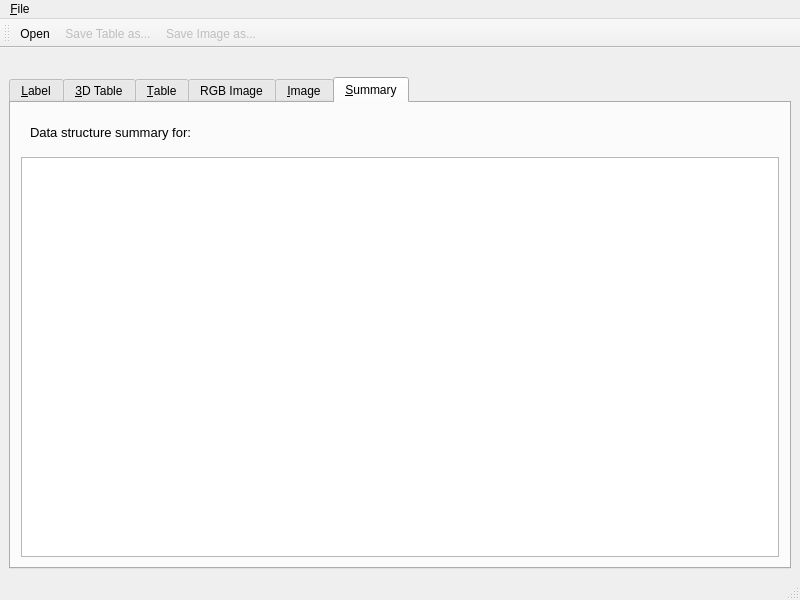
<?xml version="1.0" encoding="UTF-8"?>
<ui version="4.0">
 <class>MainWindow</class>
 <widget class="QMainWindow" name="MainWindow">
  <property name="geometry">
   <rect>
    <x>0</x>
    <y>0</y>
    <width>800</width>
    <height>600</height>
   </rect>
  </property>
  <property name="font">
   <font>
    <italic>false</italic>
   </font>
  </property>
  <property name="windowTitle">
   <string>PDS View</string>
  </property>
  <widget class="QWidget" name="centralwidget">
   <layout class="QGridLayout" name="gridLayout">
    <item row="0" column="0">
     <widget class="QLabel" name="current_obj_name">
      <property name="font">
       <font>
        <italic>true</italic>
       </font>
      </property>
      <property name="text">
       <string>&lt;obj_name&gt;</string>
      </property>
      <property name="alignment">
       <set>Qt::AlignCenter</set>
      </property>
     </widget>
    </item>
    <item row="1" column="0">
     <widget class="QTabWidget" name="tab_display">
      <property name="enabled">
       <bool>true</bool>
      </property>
      <property name="focusPolicy">
       <enum>Qt::NoFocus</enum>
      </property>
      <property name="tabPosition">
       <enum>QTabWidget::North</enum>
      </property>
      <property name="currentIndex">
       <number>5</number>
      </property>
      <widget class="QWidget" name="label_tab">
       <property name="focusPolicy">
        <enum>Qt::TabFocus</enum>
       </property>
       <attribute name="title">
        <string>&amp;Label</string>
       </attribute>
       <layout class="QGridLayout" name="grid_layout_label">
        <item row="1" column="0">
         <widget class="QTreeView" name="treeView"/>
        </item>
       </layout>
      </widget>
      <widget class="QWidget" name="three_d_table_tab">
       <property name="enabled">
        <bool>true</bool>
       </property>
       <attribute name="title">
        <string>&amp;3D Table</string>
       </attribute>
       <layout class="QGridLayout" name="gridLayout_4"/>
      </widget>
      <widget class="QWidget" name="table_tab">
       <property name="focusPolicy">
        <enum>Qt::TabFocus</enum>
       </property>
       <attribute name="title">
        <string>&amp;Table</string>
       </attribute>
       <layout class="QGridLayout" name="grid_layout_table">
        <property name="leftMargin">
         <number>10</number>
        </property>
        <property name="topMargin">
         <number>10</number>
        </property>
        <property name="rightMargin">
         <number>10</number>
        </property>
        <property name="bottomMargin">
         <number>10</number>
        </property>
        <item row="0" column="0">
         <widget class="QTableView" name="data_table_view">
          <property name="font">
           <font>
            <pointsize>10</pointsize>
            <italic>false</italic>
           </font>
          </property>
         </widget>
        </item>
       </layout>
      </widget>
      <widget class="QWidget" name="rgb_image_tab">
       <attribute name="title">
        <string>RGB Image</string>
       </attribute>
      </widget>
      <widget class="QWidget" name="image_tab">
       <attribute name="title">
        <string>&amp;Image</string>
       </attribute>
       <layout class="QGridLayout" name="image_grid_layout"/>
      </widget>
      <widget class="QWidget" name="summary_tab">
       <attribute name="title">
        <string>&amp;Summary</string>
       </attribute>
       <layout class="QGridLayout" name="grid_layout_summary">
        <property name="leftMargin">
         <number>10</number>
        </property>
        <property name="topMargin">
         <number>10</number>
        </property>
        <property name="rightMargin">
         <number>10</number>
        </property>
        <property name="bottomMargin">
         <number>10</number>
        </property>
        <item row="0" column="0">
         <widget class="QFrame" name="frame">
          <property name="font">
           <font>
            <pointsize>10</pointsize>
            <italic>false</italic>
           </font>
          </property>
          <property name="frameShape">
           <enum>QFrame::NoFrame</enum>
          </property>
          <layout class="QGridLayout" name="gridLayout_5">
           <item row="0" column="0">
            <widget class="QLabel" name="summary_static">
             <property name="text">
              <string>Data structure summary for: </string>
             </property>
             <property name="wordWrap">
              <bool>false</bool>
             </property>
            </widget>
           </item>
           <item row="0" column="1">
            <widget class="QLabel" name="current_summary_fpath">
             <property name="text">
              <string>&lt;file path&gt;</string>
             </property>
            </widget>
           </item>
           <item row="0" column="2">
            <spacer name="horizontalSpacer">
             <property name="orientation">
              <enum>Qt::Horizontal</enum>
             </property>
             <property name="sizeHint" stdset="0">
              <size>
               <width>40</width>
               <height>20</height>
              </size>
             </property>
            </spacer>
           </item>
          </layout>
         </widget>
        </item>
        <item row="1" column="0">
         <widget class="QTableView" name="summary_table_view"/>
        </item>
       </layout>
      </widget>
     </widget>
    </item>
   </layout>
  </widget>
  <widget class="QStatusBar" name="statusbar"/>
  <widget class="QMenuBar" name="menubar">
   <property name="geometry">
    <rect>
     <x>0</x>
     <y>0</y>
     <width>800</width>
     <height>35</height>
    </rect>
   </property>
   <widget class="QMenu" name="menu_File">
    <property name="title">
     <string>&amp;File</string>
    </property>
    <addaction name="action_open"/>
    <addaction name="separator"/>
    <addaction name="action_save_table_as"/>
    <addaction name="action_save_image_as"/>
    <addaction name="separator"/>
    <addaction name="action_quit"/>
   </widget>
   <addaction name="menu_File"/>
  </widget>
  <widget class="QToolBar" name="toolBar">
   <property name="windowTitle">
    <string>toolBar</string>
   </property>
   <attribute name="toolBarArea">
    <enum>TopToolBarArea</enum>
   </attribute>
   <attribute name="toolBarBreak">
    <bool>false</bool>
   </attribute>
   <addaction name="action_open"/>
   <addaction name="action_save_table_as"/>
   <addaction name="action_save_image_as"/>
  </widget>
  <action name="action_open">
   <property name="icon">
    <iconset theme="document-open">
     <normaloff>../../view/ui</normaloff>../../view/ui</iconset>
   </property>
   <property name="text">
    <string>&amp;Open...</string>
   </property>
   <property name="toolTip">
    <string>Open a file</string>
   </property>
   <property name="shortcut">
    <string>Ctrl+O</string>
   </property>
  </action>
  <action name="action_save_image_as">
   <property name="enabled">
    <bool>false</bool>
   </property>
   <property name="icon">
    <iconset theme="image-x-generic">
     <normaloff>../../view/ui</normaloff>../../view/ui</iconset>
   </property>
   <property name="text">
    <string>Save &amp;Image as...</string>
   </property>
   <property name="iconText">
    <string>Save Image as...</string>
   </property>
   <property name="toolTip">
    <string>Save Image as...</string>
   </property>
   <property name="visible">
    <bool>true</bool>
   </property>
   <property name="iconVisibleInMenu">
    <bool>true</bool>
   </property>
  </action>
  <action name="action_quit">
   <property name="icon">
    <iconset theme="application-exit">
     <normaloff>../../view/ui</normaloff>../../view/ui</iconset>
   </property>
   <property name="text">
    <string>&amp;Quit</string>
   </property>
   <property name="shortcut">
    <string>Ctrl+Q</string>
   </property>
  </action>
  <action name="action_save_table_as">
   <property name="enabled">
    <bool>false</bool>
   </property>
   <property name="icon">
    <iconset theme="text-x-generic">
     <normaloff>../../view/ui</normaloff>../../view/ui</iconset>
   </property>
   <property name="text">
    <string>Save Table as...</string>
   </property>
   <property name="iconText">
    <string>Save Table as...</string>
   </property>
   <property name="toolTip">
    <string>Save Table as...</string>
   </property>
  </action>
 </widget>
 <resources/>
 <connections>
  <connection>
   <sender>action_open</sender>
   <signal>triggered()</signal>
   <receiver>MainWindow</receiver>
   <slot>_select_pds_file()</slot>
   <hints>
    <hint type="sourcelabel">
     <x>-1</x>
     <y>-1</y>
    </hint>
    <hint type="destinationlabel">
     <x>399</x>
     <y>299</y>
    </hint>
   </hints>
  </connection>
  <connection>
   <sender>action_quit</sender>
   <signal>triggered()</signal>
   <receiver>MainWindow</receiver>
   <slot>_quit()</slot>
   <hints>
    <hint type="sourcelabel">
     <x>-1</x>
     <y>-1</y>
    </hint>
    <hint type="destinationlabel">
     <x>399</x>
     <y>299</y>
    </hint>
   </hints>
  </connection>
  <connection>
   <sender>summary_table_view</sender>
   <signal>clicked(QModelIndex)</signal>
   <receiver>MainWindow</receiver>
   <slot>_summary_table_row_clicked()</slot>
   <hints>
    <hint type="sourcelabel">
     <x>399</x>
     <y>370</y>
    </hint>
    <hint type="destinationlabel">
     <x>399</x>
     <y>299</y>
    </hint>
   </hints>
  </connection>
  <connection>
   <sender>action_save_table_as</sender>
   <signal>triggered()</signal>
   <receiver>MainWindow</receiver>
   <slot>_export_csv()</slot>
   <hints>
    <hint type="sourcelabel">
     <x>-1</x>
     <y>-1</y>
    </hint>
    <hint type="destinationlabel">
     <x>399</x>
     <y>299</y>
    </hint>
   </hints>
  </connection>
  <connection>
   <sender>action_save_image_as</sender>
   <signal>triggered()</signal>
   <receiver>MainWindow</receiver>
   <slot>_export_image()</slot>
   <hints>
    <hint type="sourcelabel">
     <x>-1</x>
     <y>-1</y>
    </hint>
    <hint type="destinationlabel">
     <x>399</x>
     <y>299</y>
    </hint>
   </hints>
  </connection>
 </connections>
 <slots>
  <slot>_select_pds_file()</slot>
  <slot>_quit()</slot>
  <slot>_summary_table_row_clicked()</slot>
  <slot>_export_csv()</slot>
  <slot>_export_image()</slot>
 </slots>
</ui>
